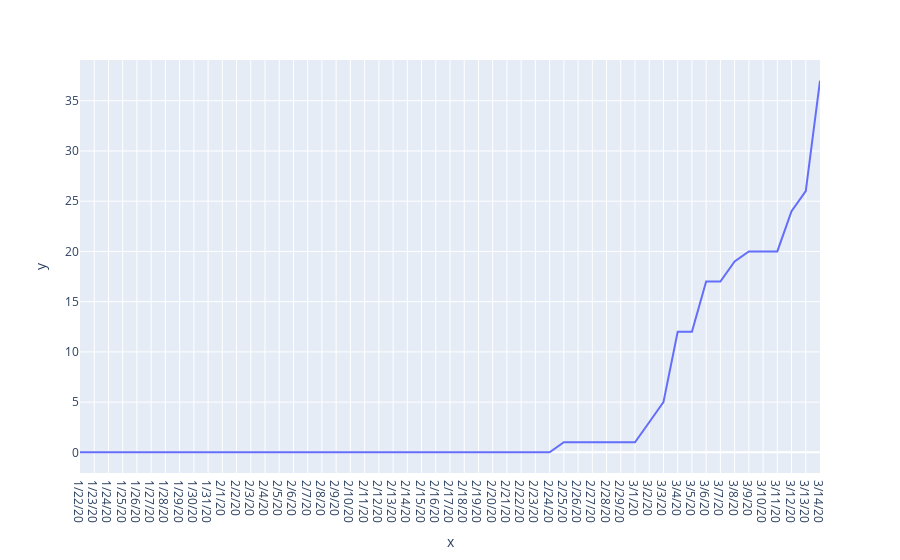

The notebook cell saved with this chart:
### Code cell
fig = px.line(country_sum_data, x = country_sum_data.index,y=country_sum_data.iloc[:,1])
fig = px.line(country_sum_data, x = country_sum_data.index,y=country_sum_data.iloc[:,2])
fig.show()

### Figure 1 — Plotly figure (JSON) as saved in the notebook; plotly's stock layout.template omitted (floating-point values rounded to 4 significant figures)
{"data": [{"hoverlabel": {"namelength": 0}, "hovertemplate": "x=%{x}<br>y=%{y}", "legendgroup": "", "line": {"color": "#636efa", "dash": "solid"}, "mode": "lines", "name": "", "showlegend": false, "type": "scatter", "x": ["1/22/20", "1/23/20", "1/24/20", "1/25/20", "1/26/20", "1/27/20", "1/28/20", "1/29/20", "1/30/20", "1/31/20", "2/1/20", "2/2/20", "2/3/20", "2/4/20", "2/5/20", "2/6/20", "2/7/20", "2/8/20", "2/9/20", "2/10/20", "2/11/20", "2/12/20", "2/13/20", "2/14/20", "2/15/20", "2/16/20", "2/17/20", "2/18/20", "2/19/20", "2/20/20", "2/21/20", "2/22/20", "2/23/20", "2/24/20", "2/25/20", "2/26/20", "2/27/20", "2/28/20", "2/29/20", "3/1/20", "3/2/20", "3/3/20", "3/4/20", "3/5/20", "3/6/20", "3/7/20", "3/8/20", "3/9/20", "3/10/20", "3/11/20", "3/12/20", "3/13/20", "3/14/20"], "xaxis": "x", "y": [0, 0, 0, 0, 0, 0, 0, 0, 0, 0, 0, 0, 0, 0, 0, 0, 0, 0, 0, 0, 0, 0, 0, 0, 0, 0, 0, 0, 0, 0, 0, 0, 0, 0, 1, 1, 1, 1, 1, 1, 3, 5, 12, 12, 17, 17, 19, 20, 20, 20, 24, 26, 37], "yaxis": "y"}], "layout": {"legend": {"tracegroupgap": 0}, "margin": {"t": 60}, "xaxis": {"anchor": "y", "domain": [0, 1], "title": {"text": "x"}}, "yaxis": {"anchor": "x", "domain": [0, 1], "title": {"text": "y"}}}}
